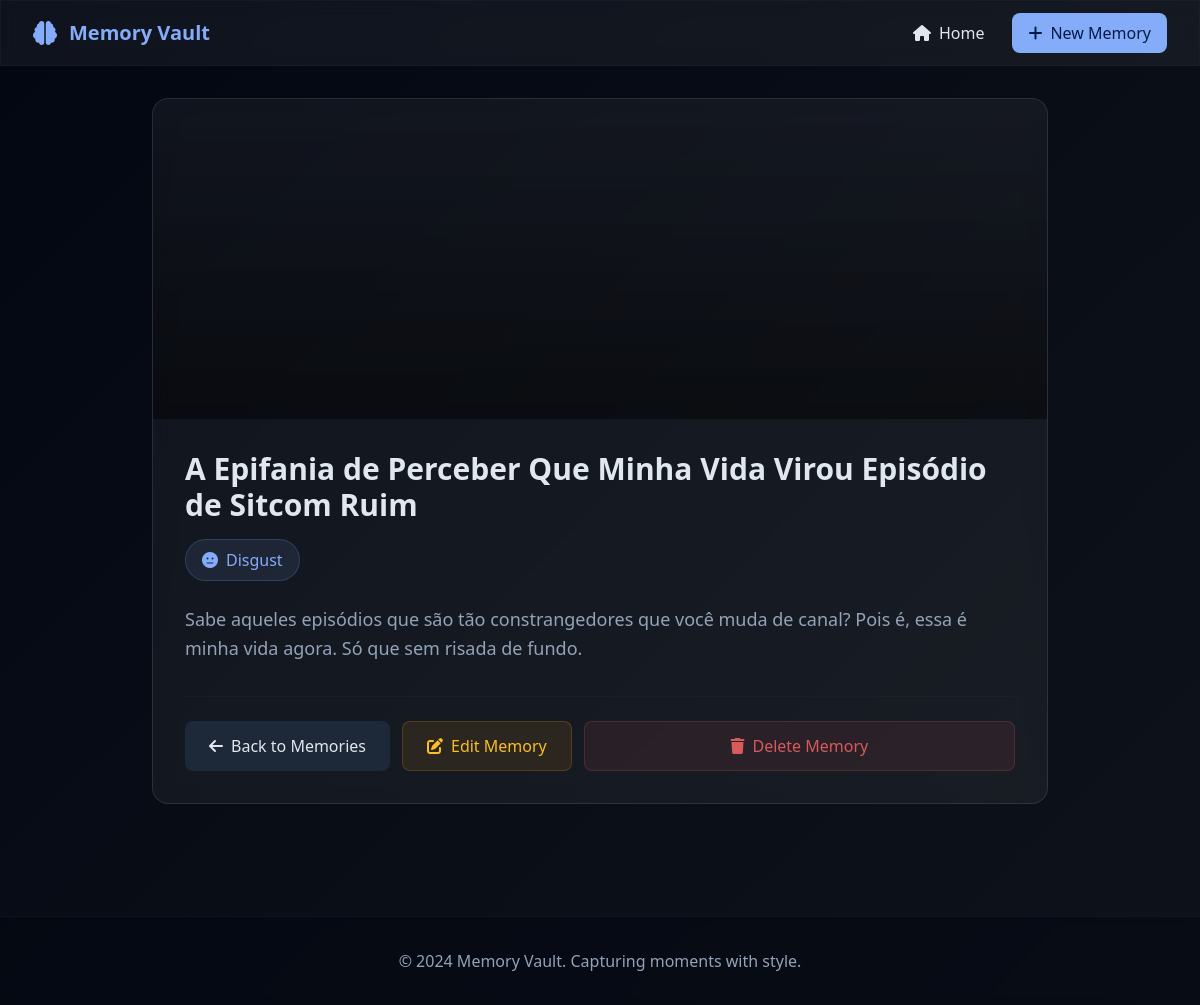
The page /view/65 on the database its author committed.
### tables this page shows
CREATE TABLE memories (
            id INTEGER PRIMARY KEY AUTOINCREMENT,
            title TEXT NOT NULL,
            description TEXT,
            image TEXT,
            emotion TEXT NOT NULL
        );

### main.py (the view)
@app.route('/view/<int:memory_id>')
def view(memory_id):
    memory = get_memory(memory_id)
    if memory is None:
        flash('Memory not found!')
        return redirect(url_for('index'))
    return render_template('view.html', memory=memory)

### main.py (called while the page is built)
def get_db_connection():
    conn = sqlite3.connect('memories.db')
    conn.row_factory = sqlite3.Row
    return conn

def get_memory(memory_id):
    conn = get_db_connection()
    memory = conn.execute('SELECT * FROM memories WHERE id = ?', (memory_id,)).fetchone()
    conn.close()
    return memory

### templates/view.html (shortened to what this page needs)
{% extends "base.html" %}
{% block content %}
<div class="max-w-4xl mx-auto">
    <div class="glass-effect rounded-2xl overflow-hidden">
        {% if memory.image %}
            <div class="relative h-64 md:h-80 overflow-hidden">
                <div class="absolute inset-0 bg-gradient-to-t from-black/50 to-transparent"></div>
            </div>
        {% endif %}
        <div class="p-8">
            <div class="flex flex-col md:flex-row md:items-start md:justify-between mb-6 space-y-4 md:space-y-0">
                <div class="flex-1">
                    <h1 class="text-3xl font-bold text-foreground mb-4">{{ memory.title }}</h1>
                    <div class="inline-flex items-center px-4 py-2 rounded-full bg-primary/10 text-primary border border-primary/20">
                        {% if memory.emotion == 'joy' %}
                            <i class="fas fa-smile mr-2"></i>Joy
                        {% elif memory.emotion == 'sadness' %}
                            <i class="fas fa-frown mr-2"></i>Sadness
                        {% elif memory.emotion == 'anger' %}
                            <i class="fas fa-angry mr-2"></i>Anger
                        {% elif memory.emotion == 'fear' %}
                            <i class="fas fa-surprise mr-2"></i>Fear
                        {% elif memory.emotion == 'surprise' %}
                            <i class="fas fa-gasp mr-2"></i>Surprise
                        {% elif memory.emotion == 'disgust' %}
                            <i class="fas fa-meh mr-2"></i>Disgust
                        {% elif memory.emotion == 'love' %}
                            <i class="fas fa-heart mr-2"></i>Love
                        {% elif memory.emotion == 'excitement' %}
                            <i class="fas fa-star mr-2"></i>Excitement
                        {% elif memory.emotion == 'nostalgia' %}
                            <i class="fas fa-clock mr-2"></i>Nostalgia
                        {% else %}
                            <i class="fas fa-question mr-2"></i>{{ memory.emotion.title() }}
                        {% endif %}
                    </div>
                </div>
            </div>
            {% if memory.description %}
                <div class="prose prose-invert max-w-none mb-8">
                    <p class="text-muted-foreground leading-relaxed text-lg">{{ memory.description }}</p>
                </div>
            {% endif %}
            <div class="flex flex-col sm:flex-row gap-3 pt-6 border-t border-border/40">
                <a href="{{ url_for('index') }}"
                   class="flex items-center justify-center space-x-2 px-6 py-3 bg-secondary hover:bg-secondary/80 text-secondary-foreground rounded-lg transition-colors">
                    <i class="fas fa-arrow-left"></i>
                    <span>Back to Memories</span>
                </a>
                <a href="{{ url_for('edit', memory_id=memory.id) }}"
                   class="flex items-center justify-center space-x-2 px-6 py-3 bg-amber-500/10 hover:bg-amber-500/20 text-amber-400 border border-amber-500/20 rounded-lg transition-colors">
                    <i class="fas fa-edit"></i>
                    <span>Edit Memory</span>
                </a>
                <form method="POST" action="{{ url_for('delete', memory_id=memory.id) }}" class="inline flex-1"
                      onsubmit="return confirm('Are you sure you want to delete this memory?')">
                    <button type="submit"
                            class="w-full flex items-center justify-center space-x-2 px-6 py-3 bg-destructive/10 hover:bg-destructive/20 text-destructive border border-destructive/20 rounded-lg transition-colors">
                        <i class="fas fa-trash"></i>
                        <span>Delete Memory</span>
                    </button>
                </form>
            </div>
        </div>
    </div>
</div>
{% endblock %}

### templates/base.html (style rules this page uses)
body { background: linear-gradient(135deg, hsl(224, 71%, 4%) 0%, hsl(217, 32%, 8%) 100%); min-height: 100vh; }
.glass-effect { background: rgba(255, 255, 255, 0.05); backdrop-filter: blur(10px); border: 1px solid rgba(255, 255, 255, 0.1); }

### rows shown on the page
memories: title "A Epifania de Perceber Que Minha Vida Virou Episódio de Sitcom Ruim", description "Sabe aqueles episódios que são tão constrangedores que você muda de canal? Pois é, essa é minha vida agora. Só que sem risada de fundo."
